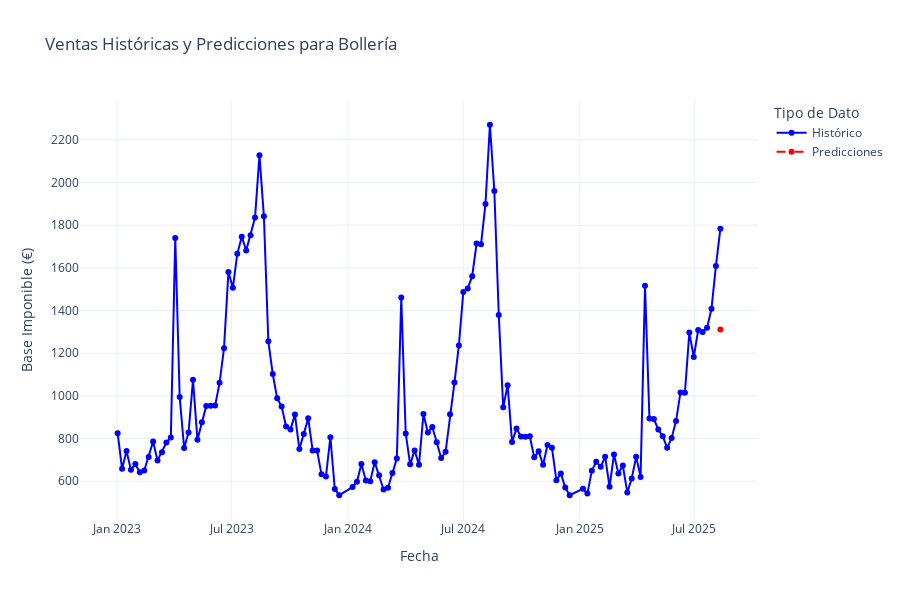

Notebook source saved alongside this figure:
### Markdown cell above
# Visualización de las predicciones

Una vez tenemos las predicciones almacenadas en el feature store, podemos visualizarlas para comprender mejor las tendencias.

### Code cell
# Visualización de datos históricos y predicciones
import matplotlib.pyplot as plt
import plotly.express as px
import plotly.graph_objects as go
from datetime import datetime, timedelta

# 1. Obtener datos históricos del feature view original
try:
    # Obtenemos los datos históricos
    fv_historico = feature_store.get_feature_view(name=FV_NAME, version=FV_VERSION)
    df_historico = fv_historico.get_batch_data()
    df_historico = df_historico.sort_values('week_start')
    
    # 2. Obtenemos las predicciones del feature view de predicciones
    fv_pred = feature_store.get_feature_view(name=PRED_FV_NAME, version=PRED_FV_VERSION)
    df_pred = fv_pred.get_batch_data()
    df_pred = df_pred.sort_values('week_start')
    
    # 3. Preparar datos para visualización
    # Convertir a formato datetime si es necesario
    if not pd.api.types.is_datetime64_any_dtype(df_historico['week_start']):
        df_historico['week_start'] = pd.to_datetime(df_historico['week_start'])
    
    if not pd.api.types.is_datetime64_any_dtype(df_pred['week_start']):
        df_pred['week_start'] = pd.to_datetime(df_pred['week_start'])
    
    # 4. Visualización con Plotly
    fig = go.Figure()
    
    # Añadir datos históricos
    fig.add_trace(go.Scatter(
        x=df_historico['week_start'],
        y=df_historico['base_imponible'],
        mode='lines+markers',
        name='Histórico',
        line=dict(color='blue', width=2)
    ))
    
    # Añadir predicciones
    fig.add_trace(go.Scatter(
        x=df_pred['week_start'],
        y=df_pred['predicted_base_imponible'],
        mode='lines+markers',
        name='Predicciones',
        line=dict(color='red', width=2, dash='dash')
    ))
    
    # Configurar diseño
    fig.update_layout(
        title='Ventas Históricas y Predicciones para Bollería',
        xaxis_title='Fecha',
        yaxis_title='Base Imponible (€)',
        legend_title='Tipo de Dato',
        height=600,
        template='plotly_white'
    )
    
    # Mostrar gráfico
    fig.show()
    
except Exception as e:
    print(f"❌ Error al visualizar los datos: {e}")
    import traceback
    traceback.print_exc()

### Figure 1 — Plotly figure (JSON) as saved in the notebook; plotly's stock layout.template omitted (floating-point values rounded to 4 significant figures; data arrays with more than 128 entries replaced by an {"elided": "..."} marker saying what was removed)
{"data": [{"line": {"color": "blue", "width": 2}, "mode": "lines+markers", "name": "Histórico", "type": "scatter", "x": {"elided": "133 str values"}, "y": {"elided": "133 float values"}}, {"line": {"color": "red", "dash": "dash", "width": 2}, "mode": "lines+markers", "name": "Predicciones", "type": "scatter", "x": ["2025-08-11T00:00:00.000000"], "y": [1311.0]}], "layout": {"height": 600, "legend": {"title": {"text": "Tipo de Dato"}}, "title": {"text": "Ventas Históricas y Predicciones para Bollería"}, "xaxis": {"title": {"text": "Fecha"}}, "yaxis": {"title": {"text": "Base Imponible (€)"}}}}
